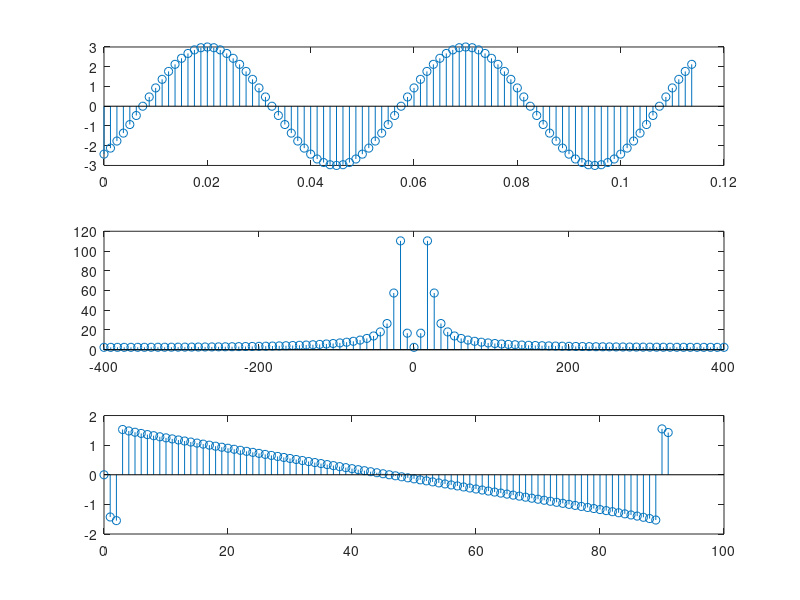

Reproduce this figure in MATLAB.
A = 3; 

Ts = 0.05;
fs = 1/Ts;

N = 40;
Tm = Ts/N;
fm = 1/Tm;

t1 = Tm * 6;
phi = - 2 * pi * fs * t1;
figure(1); clf;

t = 0 : Tm : (0.1+11*Tm);
x = A * sin(2*pi*fs*t + phi);
subplot(3,1,1);
stem(t,x);


f = fft(x);
fmax = fm/2;
Nm = length(f);
N2 = floor(Nm/2);
fd = fmax / (floor(Nm/2) + 1);

fx = (-N2 : N2) / N2 * fmax;
fyi = [N2 + mod(Nm+1,2) + 2*mod(Nm,2):Nm, 1:N2 + mod(Nm+1,2) + mod(Nm,2)];

subplot(3,1,2);
stem(fx, abs(f(fyi)));

phis = atan(-imag(f)./real(f));
subplot(3,1,3);
stem(0:Nm-1,phis);